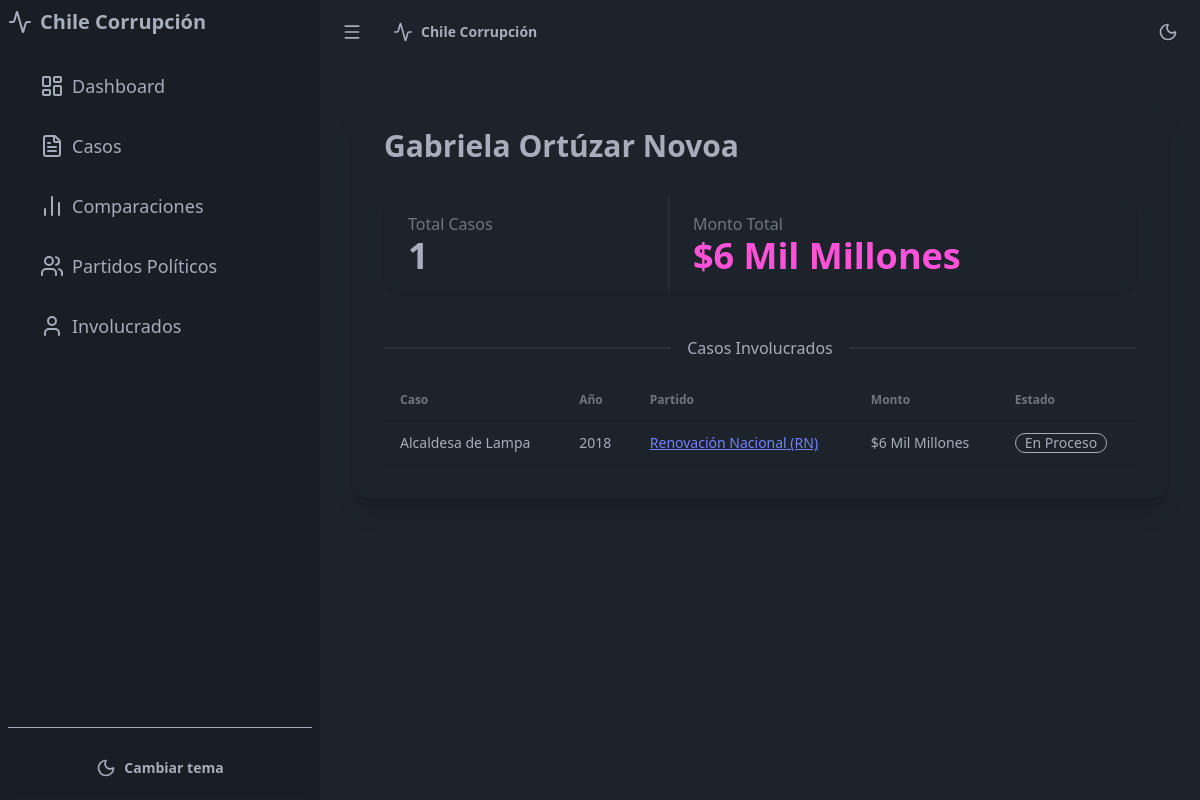
The app's page /involucrados/21/ with its own data.
### data/models.py (models this page shows, shortened)
class Responsable(models.Model):
    nombre = models.CharField(max_length=255)

class CasoCorrupcion(models.Model):
    ESTADO_CHOICES = (
        ('En Proceso', 'En Proceso'),
        ('Resuelto', 'Resuelto'),
        ('Cerrado', 'Cerrado'),
        ('En Investigación', 'En Investigación'),
        ('Formalizado', 'Formalizado'),
        ('Sentenciado', 'Sentenciado'),
        ('Condenado', 'Condenado')
    )
    caso = models.CharField(max_length=255)
    monto = models.BigIntegerField(null=True, blank=True)
    año = models.IntegerField()
    responsables = models.ManyToManyField(Responsable, blank=True)
    partido = models.ManyToManyField(Partido, blank=True)
    ano_inicio = models.IntegerField(null=True, blank=True)
    ano_fin = models.IntegerField(null=True, blank=True)
    comuna = models.ManyToManyField('ComunaChileCUT', blank=True)
    posicion = models.CharField(max_length=255, null=True, blank=True)
    estado = models.CharField(
        max_length=255,
        choices=ESTADO_CHOICES,
        default='En Proceso'
    )
    sentencia = models.CharField(max_length=255, null=True, blank=True)
    condena = models.CharField(max_length=255, null=True, blank=True)
    conclusiones = models.TextField(null=True, blank=True)
    comparaciones = models.ManyToManyField(
        'ComparacionMonetaria',
        blank=True,
        related_name='casos'
    )

class Partido(models.Model):
    nombre = models.CharField(max_length=255)
    sector = models.ForeignKey(Sector, on_delete=models.SET_NULL, null=True, blank=True)
    imagen = models.ImageField(upload_to='partidos/', null=True, blank=True)
    descripcion = models.TextField(null=True, blank=True)
    fecha_fundacion = models.DateField(null=True, blank=True)
    sitio_web = models.URLField(null=True, blank=True)

### visualization/views.py (the view)
# urls.py: path('involucrados/<int:responsable_id>/', views.responsable_detalle, name='responsable_detalle'),
def responsable_detalle(request, responsable_id):
    responsable = (
        Responsable.objects
        .annotate(
            total_casos=Count('casocorrupcion'),
            total_monto=Sum('casocorrupcion__monto', default=0)
        )
        .get(id=responsable_id)
    )
    casos = (
        CasoCorrupcion.objects
        .filter(responsables=responsable)
        .prefetch_related('partido')
        .order_by('-año')
    )
    return render(request, 'visualization/responsable_detalle.html', {
        'responsable': responsable,
        'casos': casos
    })

### visualization/templatetags/custom_filters.py (called while the page is built)
@register.filter
def format_large_number(value):
    try:
        value = float(value)
        if value == 0:
            return "0"
        miles_millones = value / 1_000_000_000  # 9 ceros
        millones = value / 1_000_000  # 6 ceros
        if miles_millones >= 1:
            miles_millones_str = '{:,.0f}'.format(miles_millones).replace(',', '.')
            return f"{miles_millones_str} Mil Millones"
        if millones >= 1:
            millones_str = '{:,.0f}'.format(millones).replace(',', '.')
            return f"{millones_str} Millones"
        return '{:,.0f}'.format(value).replace(',', '.')
    except (ValueError, TypeError):
        return "0"

### templates/visualization/responsable_detalle.html
{% extends 'base.html' %}
{% load custom_filters %}
{% block content %}
<div class="max-w-4xl mx-auto">
    <div class="card bg-base-100 shadow-xl">
        <div class="card-body">
            <h1 class="text-3xl font-bold mb-6">{{ responsable.nombre }}</h1>
            <div class="stats shadow mb-6">
                <div class="stat">
                    <div class="stat-title">Total Casos</div>
                    <div class="stat-value">{{ responsable.total_casos }}</div>
                </div>
                <div class="stat">
                    <div class="stat-title">Monto Total</div>
                    <div class="stat-value text-secondary text-2xl">
                        ${{ responsable.total_monto|format_large_number }}
                    </div>
                </div>
            </div>
            <div class="divider">Casos Involucrados</div>
            <div class="overflow-x-auto">
                <table class="table table-zebra">
                    <thead>
                        <tr>
                            <th>Caso</th>
                            <th>Año</th>
                            <th>Partido</th>
                            <th>Monto</th>
                            <th>Estado</th>
                        </tr>
                    </thead>
                    <tbody>
                        {% for caso in casos %}
                        <tr>
                            <td>{{ caso.caso }}</td>
                            <td>{{ caso.año }}</td>
                            <td>
                                {% if caso.partido.all %}
                                    {% for partido in caso.partido.all %}
                                        <a href="{% url 'partido_detalle' partido.id %}" class="link link-primary">
                                            {{ partido.nombre }}{% if not forloop.last %}, {% endif %}
                                        </a>
                                    {% endfor %}
                                {% else %}
                                    No especificado
                                {% endif %}
                            </td>
                            <td>${{ caso.monto|format_large_number }}</td>
                            <td>
                                <div class="badge badge-outline whitespace-normal text-wrap h-auto">{{ caso.estado }}</div>
                            </td>
                        </tr>
                        {% endfor %}
                    </tbody>
                </table>
            </div>
        </div>
    </div>
</div>
{% endblock %}

### templates/base.html (style rules this page uses)
:root { color-scheme: dark light; }
body { visibility: hidden; opacity: 0; transition: opacity 0.3s ease; }
body.ready { visibility: visible; opacity: 1; }

### records on screen
Responsable: nombre "Gabriela Ortúzar Novoa", total_casos "1", total_monto "6 Mil Millones"
CasoCorrupcion: caso "Alcaldesa de Lampa", año "2018", monto "6 Mil Millones", estado "En Proceso"
Partido: nombre "Renovación Nacional (RN)"
